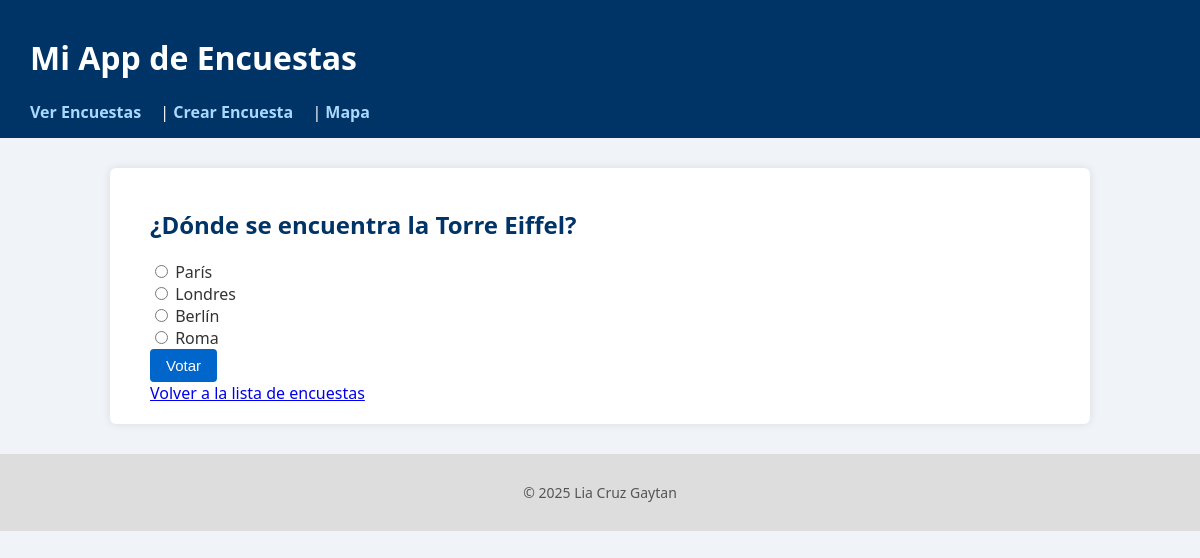
Screenshot of /polls/4/ with the database file from the repository.
### polls/models.py (models this page shows, shortened)
class Question(models.Model):
    question_text = models.CharField(max_length=200)
    pub_date = models.DateTimeField("date published")

class Choice(models.Model):
    question = models.ForeignKey(Question, on_delete=models.CASCADE)
    choice_text = models.CharField(max_length=200)
    votes = models.IntegerField(default=0)

### polls/views.py (the view)
# urls.py: path("<int:question_id>/", views.detail, name="detail"),   # Detalle de pregunta
def detail(request, question_id):
    question = get_object_or_404(Question, pk=question_id)
    return render(request, 'polls/detail.html', {'question': question})

### polls/templates/polls/detail.html (shortened to what this page needs)
{% extends 'polls/base.html' %}
{% block content %}
<h2>{{ question.question_text }}</h2>
<form action="{% url 'polls:vote' question.id %}" method="post">
  {% for choice in question.choice_set.all %}
    <div>
      <input type="radio" name="choice" id="choice{{ forloop.counter }}" value="{{ choice.id }}">
      <label for="choice{{ forloop.counter }}">{{ choice.choice_text }}</label>
    </div>
  {% endfor %}
  <button type="submit">Votar</button>
</form>
<a href="{% url 'polls:index' %}">Volver a la lista de encuestas</a>
{% endblock %}

### polls/static/polls/style.css (style rules this page uses)
body { font-family: 'Segoe UI', Tahoma, Geneva, Verdana, sans-serif; background-color: #f0f4f8; color: #333; margin: 0; padding: 0; }
h1, h2, h3 { color: #003366; }
button { background-color: #0066cc; border: none; color: white; padding: 8px 16px; font-size: 15px; border-radius: 4px; cursor: pointer; }

### rows the page displays
Question: question_text "¿Dónde se encuentra la Torre Eiffel?"
Choice: choice_text "París"
Choice: choice_text "Londres"
Choice: choice_text "Berlín"
Choice: choice_text "Roma"
